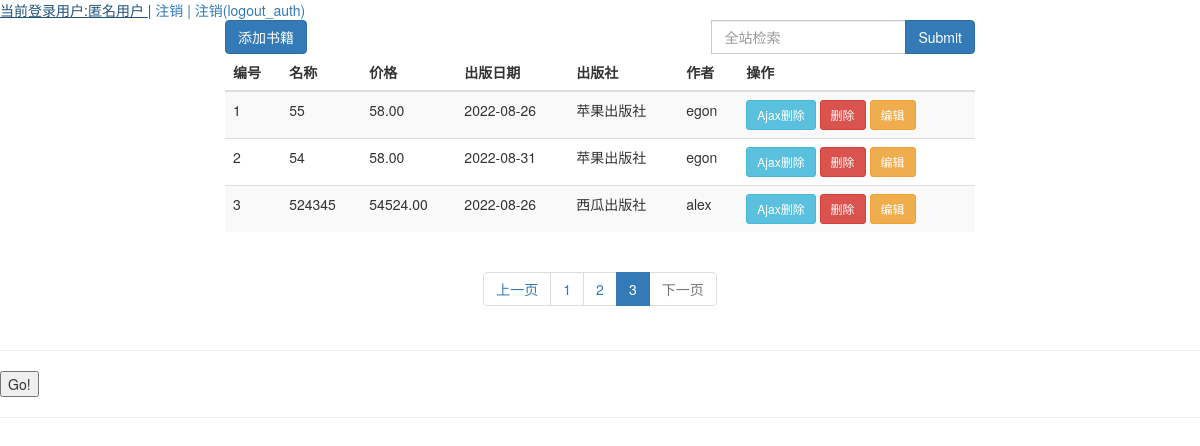
The app's page /?page=3, older data.
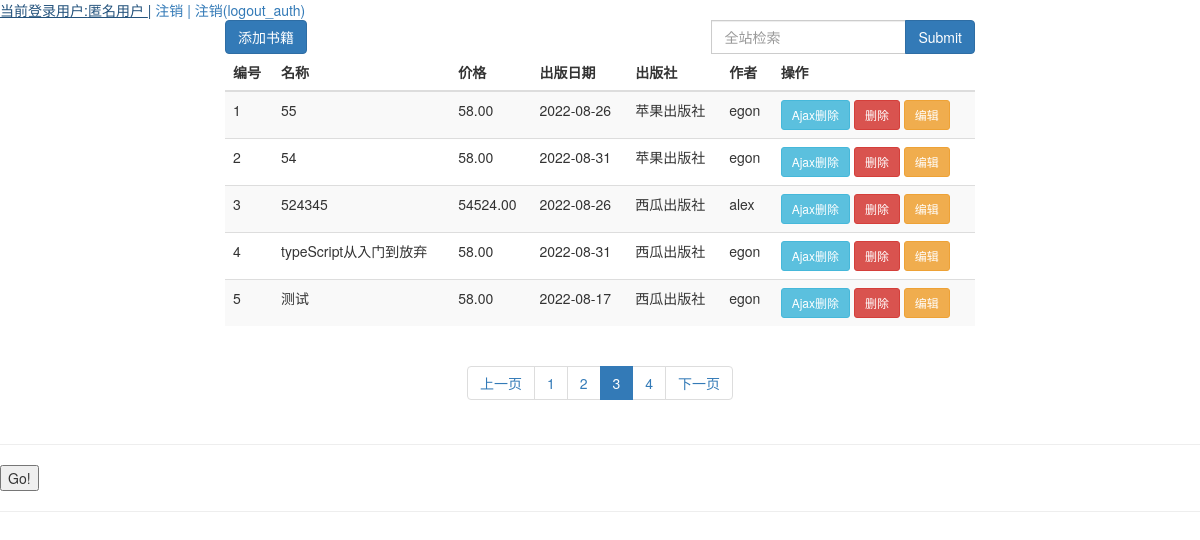
The same page, newer data.
### book/models.py (models this page shows, shortened)
class Book(models.Model):
    id = models.AutoField(primary_key=True)
    title = models.CharField(max_length=32)
    pub_date = models.DateField()
    price = models.DecimalField(max_digits=8, decimal_places=2)
    publisher = models.ForeignKey(to="Publish", on_delete=models.CASCADE)
    authors = models.ManyToManyField("Author")

class Publish(models.Model):
    name = models.CharField(max_length=32)
    email = models.CharField(max_length=32)
    addr = models.CharField(max_length=32)

class Author(models.Model):
    name = models.CharField(max_length=32)
    age = models.IntegerField()
    ad = models.OneToOneField("AuthorDetail", on_delete=models.CASCADE)

### book/views.py (the view, shortened to what this page needs)
# urls.py: path('', views.books),
def books(request):
    books = Book.objects.all()  # 分页数据
    current_page = int(request.GET.get("page", 1))
    paginator = Paginator(books, 5)
    if paginator.num_pages < 11:
        page_range = paginator.page_range
    page = paginator.get_page(current_page)
    book_list = page
    return render(request, "books.html", locals())

### book/utils/MyMiddleWares.py (called while the page is built)
    def process_request(self, request):
        pass

    def process_response(self, request, response):
        return response

    def process_view(self, request, callback, callback_args, callback_kwargs):
        res = callback(request, *callback_args)
        return res

    def process_request(self, request):
        pass

    def process_response(self, request, response):
        return response

    def process_request(self, request):
        print("访问路径", request.path)
        if request.path in ["/login_auth/", "/find/", "/books/", "/", "/register/", "/admin/"]:
            return None
        if not request.user.id:
            print("验证userid")
            return redirect("/login_auth/")

### templates/books.html (shortened to what this page needs)
<!DOCTYPE html>
<html lang="en">
<head>
    <link rel="stylesheet" href="../static/bootstrap/css/bootstrap.css">
    <link rel="stylesheet" href="../static/bootstrap/js/bootstrap.js">
</head>
<body>
<a>当前登录用户:{{ request.user.username|default:"匿名用户" }} |</a>
<a href="/logout/">注销 |</a>
<a href="/logout_auth/">注销(logout_auth)</a>
<div class="container">
    <div class="row">
        <div class="col-md-8 col-md-offset-2">
            <a href="/book/add/" class="btn btn-primary">添加书籍</a>
            <div style="float: right">
                <form class="form-inline my-2 my-lg-0" action="/find/" method="post" target="_blank">
                    <div class="input-group">
                        <div class="input-group">
                            <input type="search" class="form-control" name="keyword" id="keyword" placeholder="全站检索">
                        </div>
                        <span class="input-group-btn">
                            <input href="/find/" type="submit" class="btn btn-primary">查询书籍</input>
                        </span>
                    </div>
                </form>
            </div>
            <table class="table table-striped table-hover">
                <thead>
                <tr>
                    <th>编号</th>
                    <th>名称</th>
                    <th>价格</th>
                    <th>出版日期</th>
                    <th>出版社</th>
                    <th>作者</th>
                    <th>操作</th>
                </tr>
                </thead>
                <tbody>
                {% for book in book_list %}
                    <tr>
                        <td>{{ forloop.counter }}</td>
                        <td>{{ book.title }}</td>
                        <td>{{ book.price }}</td>
                        <td>{{ book.pub_date|date:"Y-m-d" }}</td>
                        <td>{{ book.publisher.name }}</td>
                        <td>
                            {% for author in book.authors.all %}
                                <span>{{ author.name }}</span>
                            {% endfor %}
                        </td>
                        <td>
                            <a pk="{{ book.id }}" class="btn btn-info btn-sm ajaxbtn"
                               href="javascript:void(0)">Ajax删除</a>
                            <a href="/book/delete/{{ book.id }}" class="btn btn-danger btn-sm">删除</a>
                            <a href="/book/edit/{{ book.id }}" class="btn btn-warning btn-sm">编辑</a>
                        </td>
                    </tr>
                {% endfor %}
                </tbody>
            </table>
        </div>
    </div>
    <div style="text-align: center">
        <nav aria-label="Page navigation">
        <ul class="pagination">
            {% if page.has_previous %}
                <li><a href="?page={{ page.previous_page_number }}">上一页</a></li>
            {% else %}
                <li class="disabled"><a href="javascript:void(0)">上一页</a></li>
            {% endif %}
            {% for num in page_range %}
                {% if num == current_page %}
                    <li class="active"><a href="?page={{ num }}">{{ num }}</a></li>
                {% else %}
                    <li><a href="?page={{ num }}">{{ num }}</a></li>
                {% endif %}
            {% endfor %}
            {% if page.has_next %}
                <li><a href="?page={{ page.next_page_number }}">下一页</a></li>
            {% else %}
                <li class="disabled"><a href="javascript:void(0)">下一页</a></li>
            {% endif %}
        </ul>
    </nav>
    </div>
</div>
<hr>
<button id="i1">Go!</button>
<hr>
</body>
</html>

Row changes from the older to the newer data that the page shows:
added Book: title "typeScript从入门到放弃", price "58.00", pub_date "2022-08-31", publisher.name "西瓜出版社", Author (name "egon")
added Book: title "测试", price "58.00", pub_date "2022-08-17", publisher.name "西瓜出版社", Author (name "egon")
Text that changed along with them:
new list line: "4"
